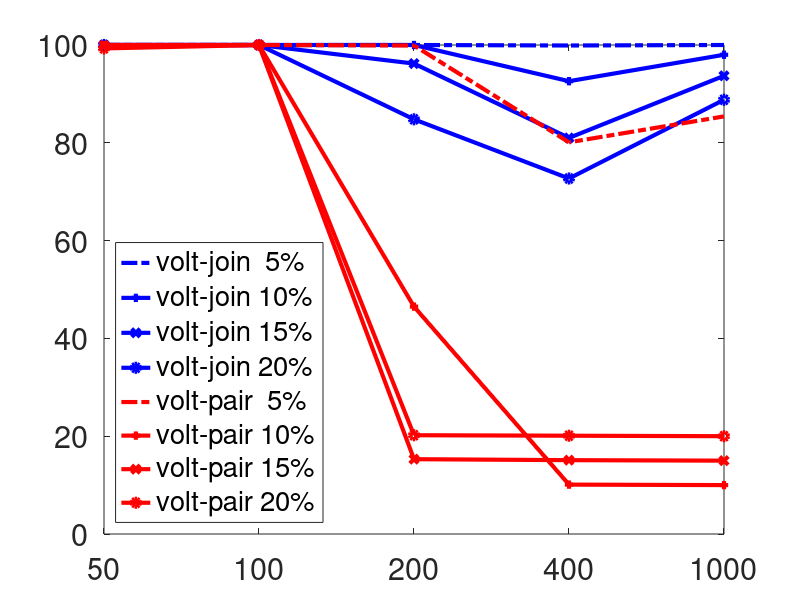
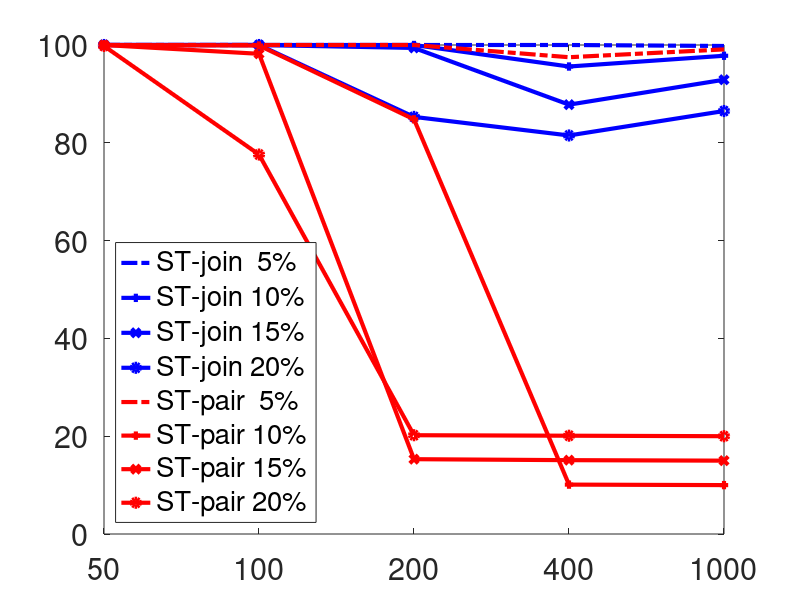
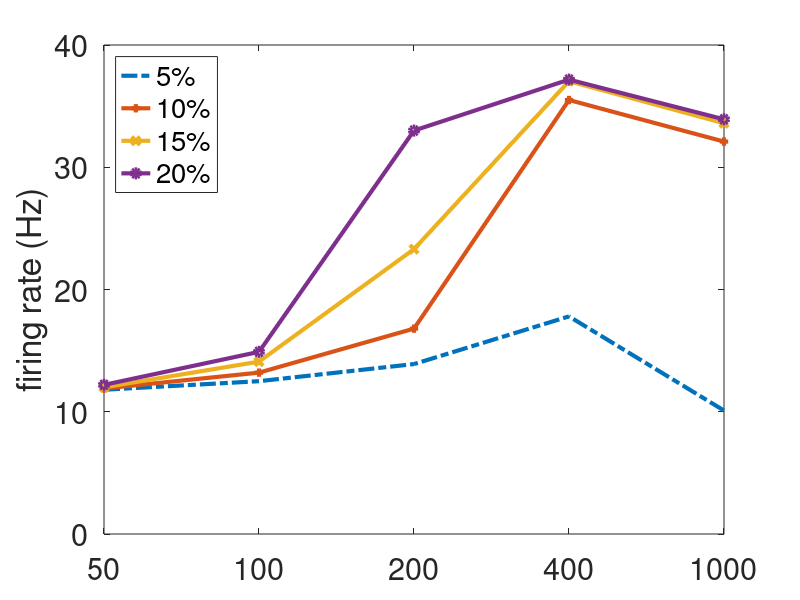

Write MATLAB code to recreate these figures, in order.
%
    is_octave = exist('OCTAVE_VERSION','builtin') ~= 0;
    if is_octave
        fontsize = 22;
        linewidth = 3;
    else
        fontsize = 16;
        linewidth = 1;
    end
    pic_prefix = 'pic_tmp/';
    pic_output       = @(st)print('-deps',  [pic_prefix, st, '.eps']);
    pic_output_color = @(st)print('-depsc2',[pic_prefix, st, '.eps']);
%    set(0, 'defaultfigurevisible', 'off');
    set(0, 'defaultlinelinewidth', linewidth);
    set(0, 'defaultaxesfontsize', fontsize);

a=[  % n = 50
100	100	100	100	100	100
100	100	100	100	100	100
100	99.9	100	100	100	100
100	99.3	100	99.8	100	99.8];
a(:,:,2) = [  % n = 100
100	100	100	100	100	100
100	100	100	99.9	100	99.9
100	100	100	98.2	100	98.2
100	100	100	77.6	100	77.6
];
a(:,:,3) = [  % n = 200
100	99.9	94.8	94.8	100	100
100	46.5	89.1	88.7	100	84.8
96.2	15.3	52.0	15.5	99.4	15.3
84.8	20.2	38.5	20.2	85.3	20.2
];
a(:,:,4) = [  % n = 400
99.9	80.1	94.8	94.7	100	97.5
92.6	10.1	62.0	10.1	95.6	10.1
81.0	15.1	56.0	15.1	87.8	15.1
72.7	20.1	52.4	20.1	81.5	20.1
];
a(:,:,5) = [  % n = 1000
100.0	85.4	99.8	99.1	99.8	99.1
98.0	10.0	97.8	10.0	97.8	10.0
93.7	15.0	92.9	15.0	92.9	15.0
88.8	20.0	86.5	20.0	86.5	20.0
];

figure(1);
h1=plot(squeeze(a(1,1,:)), '-.b');
hold on
h2=plot(squeeze(a(2,1,:)), '-+b');
h3=plot(squeeze(a(3,1,:)), '-xb');
h4=plot(squeeze(a(4,1,:)), '-ob');

h1=plot(squeeze(a(1,2,:)), '-.r');
h2=plot(squeeze(a(2,2,:)), '-+r');
h3=plot(squeeze(a(3,2,:)), '-xr');
h4=plot(squeeze(a(4,2,:)), '-or');

hold off
set(gca, 'xtick', [1 2 3 4 5], 'xticklabel', [50 100 200 400 1000]);
legend({'volt-join  5%','volt-join 10%','volt-join 15%','volt-join 20%',...
        'volt-pair  5%','volt-pair 10%','volt-pair 15%','volt-pair 20%'});
legend('location', 'southwest');
ylim([0,100]);
print('-depsc2', 'pic/sparseness_n_scan_volt_join_pair.eps');

figure(2);
h1=plot(squeeze(a(1,5,:)), '-.b');
hold on
h2=plot(squeeze(a(2,5,:)), '-+b');
h3=plot(squeeze(a(3,5,:)), '-xb');
h4=plot(squeeze(a(4,5,:)), '-ob');

h1=plot(squeeze(a(1,6,:)), '-.r');
h2=plot(squeeze(a(2,6,:)), '-+r');
h3=plot(squeeze(a(3,6,:)), '-xr');
h4=plot(squeeze(a(4,6,:)), '-or');

hold off
set(gca, 'xtick', [1 2 3 4 5], 'xticklabel', [50 100 200 400 1000]);
legend({'ST-join  5%','ST-join 10%','ST-join 15%','ST-join 20%',...
        'ST-pair  5%','ST-pair 10%','ST-pair 15%','ST-pair 20%'});
legend('location', 'southwest');
ylim([0,100]);
print('-depsc2', 'pic/sparseness_n_scan_ST_join_pair.eps');


% firing rate
aISI = [
% 5%	10%	15%	20%
11.8	11.9	12.0	12.2	% 50
12.5	13.2	14.1	14.9	% 100
13.9	16.8	23.3	33.0	% 200
17.8	35.5	37.04	37.17	% 400
10.1	32.1	33.6	33.92	% 1000
];

figure(3);
plot(aISI(:,1), '-.');
hold on
plot(aISI(:,2), '-+');
plot(aISI(:,3), '-x');
plot(aISI(:,4), '-o');
hold off
set(gca, 'xtick', [1 2 3 4 5], 'xticklabel', [50 100 200 400 1000]);
legend({'5%','10%','15%','20%'});
legend('location', 'northwest');
ylim([0 40]);
ylabel('firing rate (Hz)');
print('-depsc2', 'pic/sparseness_n_scan_volt_join_pair_ISI.eps');

